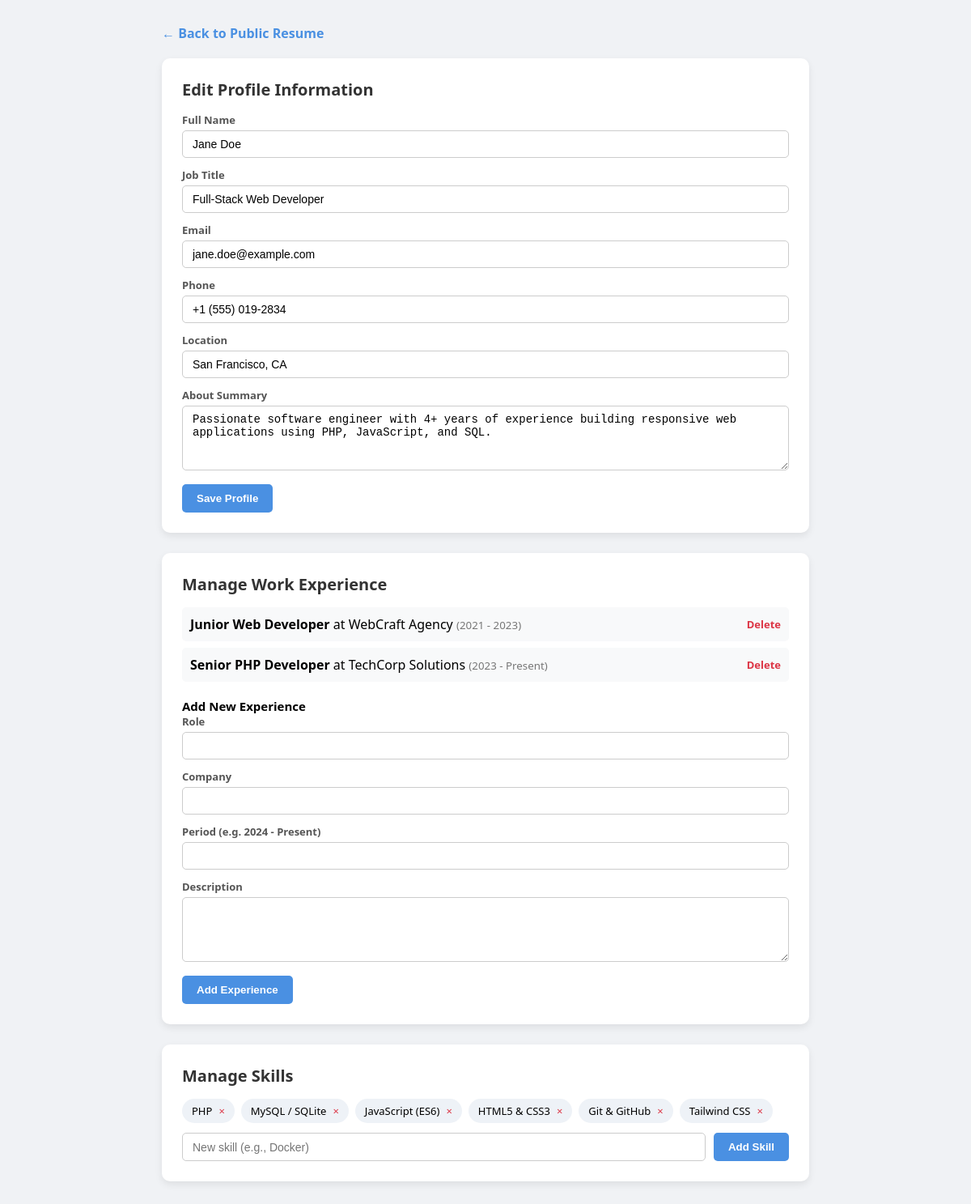
Page /edit.php on the committed database.
### tables this page shows
CREATE TABLE profile (
        id INTEGER PRIMARY KEY AUTOINCREMENT,
        name TEXT,
        title TEXT,
        email TEXT,
        phone TEXT,
        location TEXT,
        about TEXT
    );

CREATE TABLE experience (
        id INTEGER PRIMARY KEY AUTOINCREMENT,
        role TEXT,
        company TEXT,
        period TEXT,
        description TEXT
    );

CREATE TABLE skills (
        id INTEGER PRIMARY KEY AUTOINCREMENT,
        skill_name TEXT
    );

### edit.php (the view, shortened to what this page needs)
<?php
require_once 'db.php';
$profile = $pdo->query("SELECT * FROM profile LIMIT 1")->fetch(PDO::FETCH_ASSOC);
$experience = $pdo->query("SELECT * FROM experience ORDER BY id DESC")->fetchAll(PDO::FETCH_ASSOC);
$skills = $pdo->query("SELECT * FROM skills")->fetchAll(PDO::FETCH_ASSOC);
?>
<!DOCTYPE html>
<html lang="en">
<head>
</head>
<body>
<div class="container">
    <a href="index.php" class="nav-back">← Back to Public Resume</a>
    <div class="card">
        <h2>Edit Profile Information</h2>
        <form method="POST">
            <div class="form-group">
                <label>Full Name</label>
                <input type="text" name="name" value="<?php echo htmlspecialchars($profile['name']); ?>" required>
            </div>
            <div class="form-group">
                <label>Job Title</label>
                <input type="text" name="title" value="<?php echo htmlspecialchars($profile['title']); ?>" required>
            </div>
            <div class="form-group">
                <label>Email</label>
                <input type="email" name="email" value="<?php echo htmlspecialchars($profile['email']); ?>" required>
            </div>
            <div class="form-group">
                <label>Phone</label>
                <input type="text" name="phone" value="<?php echo htmlspecialchars($profile['phone']); ?>">
            </div>
            <div class="form-group">
                <label>Location</label>
                <input type="text" name="location" value="<?php echo htmlspecialchars($profile['location']); ?>">
            </div>
            <div class="form-group">
                <label>About Summary</label>
                <textarea name="about"><?php echo htmlspecialchars($profile['about']); ?></textarea>
            </div>
            <button type="submit" name="update_profile">Save Profile</button>
        </form>
    </div>
    <div class="card">
        <h2>Manage Work Experience</h2>
        <?php foreach ($experience as $job): ?>
            <div class="list-item">
                <div>
                    <strong><?php echo htmlspecialchars($job['role']); ?></strong> at <?php echo htmlspecialchars($job['company']); ?>
                    <small style="color:#777;">(<?php echo htmlspecialchars($job['period']); ?>)</small>
                </div>
                <a href="edit.php?delete_exp=<?php echo $job['id']; ?>" class="delete-btn" onclick="return confirm('Delete this job?');">Delete</a>
            </div>
        <?php endforeach; ?>
        <h3 style="margin-top:20px; font-size:15px;">Add New Experience</h3>
        <form method="POST">
            <div class="form-group">
                <label>Role</label>
                <input type="text" name="role" required>
            </div>
            <div class="form-group">
                <label>Company</label>
                <input type="text" name="company" required>
            </div>
            <div class="form-group">
                <label>Period (e.g. 2024 - Present)</label>
                <input type="text" name="period" required>
            </div>
            <div class="form-group">
                <label>Description</label>
                <textarea name="description" required></textarea>
            </div>
            <button type="submit" name="add_experience">Add Experience</button>
        </form>
    </div>
    <div class="card">
        <h2>Manage Skills</h2>
        <div class="skills-wrap">
            <?php foreach ($skills as $s): ?>
                <div class="skill-tag">
                    <?php echo htmlspecialchars($s['skill_name']); ?>
                    <a href="edit.php?delete_skill=<?php echo $s['id']; ?>" style="color:#dc3545;text-decoration:none;">×</a>
                </div>
            <?php endforeach; ?>
        </div>
        <form method="POST" style="display:flex; gap:10px;">
            <input type="text" name="skill_name" placeholder="New skill (e.g., Docker)" required style="flex:1;">
            <button type="submit" name="add_skill">Add Skill</button>
        </form>
    </div>
</div>
</body>
</html>

### edit.php (style rules this page uses)
* { box-sizing: border-box; margin: 0; padding: 0; }
body { font-family: 'Segoe UI', Tahoma, Geneva, Verdana, sans-serif; background-color: #f0f2f5; padding: 30px 20px; }
.container { max-width: 800px; margin: 0 auto; }
.nav-back { display: inline-block; margin-bottom: 20px; text-decoration: none; color: #4a90e2; font-weight: 600; }
.card { background: #fff; padding: 25px; border-radius: 10px; box-shadow: 0 4px 10px rgba(0,0,0,0.08); margin-bottom: 25px; }
h2 { margin-bottom: 15px; color: #333; font-size: 20px; }
.form-group { margin-bottom: 12px; }
label { display: block; font-size: 13px; font-weight: bold; color: #555; margin-bottom: 4px; }
input, textarea { width: 100%; padding: 8px 12px; border: 1px solid #ccc; border-radius: 5px; font-size: 14px; }
textarea { height: 80px; resize: vertical; }
button { background: #4a90e2; color: #fff; border: none; padding: 10px 18px; border-radius: 5px; cursor: pointer; font-weight: 600; }
.list-item { display: flex; justify-content: space-between; align-items: center; padding: 10px; background: #f8f9fa; border-radius: 5px; margin-bottom: 8px; }
a.delete-btn { color: #dc3545; text-decoration: none; font-weight: bold; font-size: 13px; }
.skills-wrap { display: flex; flex-wrap: wrap; gap: 8px; margin-bottom: 12px; }
.skill-tag { background: #eef2f7; padding: 6px 12px; border-radius: 15px; font-size: 13px; display: flex; align-items: center; gap: 8px; }

### rows in the picture
profile: name "Jane Doe", title "Full-Stack Web Developer", email "jane.doe@example.com", phone "+1 (555) 019-2834", location "San Francisco, CA", about "Passionate software engineer with 4+ years of experience building responsive web applications using PHP, JavaScript, and SQL."
experience: role "Junior Web Developer", company "WebCraft Agency", period "2021 - 2023"
experience: role "Senior PHP Developer", company "TechCorp Solutions", period "2023 - Present"
skills: skill_name "PHP"
skills: skill_name "MySQL / SQLite"
skills: skill_name "JavaScript (ES6)"
skills: skill_name "HTML5 & CSS3"
skills: skill_name "Git & GitHub"
skills: skill_name "Tailwind CSS"
